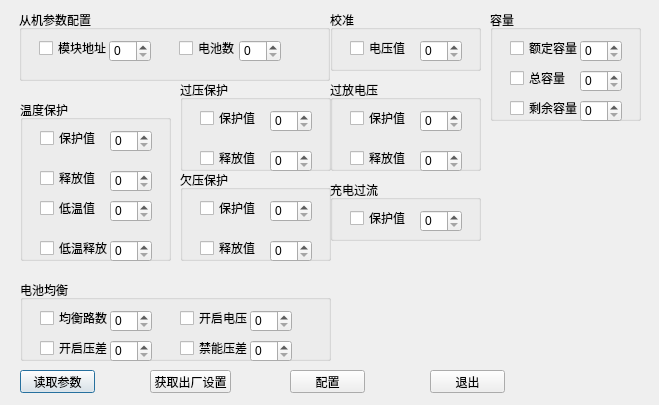
<?xml version="1.0" encoding="UTF-8"?>
<ui version="4.0">
 <class>Dialogforsetbmu</class>
 <widget class="QDialog" name="Dialogforsetbmu">
  <property name="geometry">
   <rect>
    <x>0</x>
    <y>0</y>
    <width>659</width>
    <height>405</height>
   </rect>
  </property>
  <property name="windowTitle">
   <string>Dialog</string>
  </property>
  <widget class="QPushButton" name="pushButton">
   <property name="geometry">
    <rect>
     <x>20</x>
     <y>370</y>
     <width>75</width>
     <height>23</height>
    </rect>
   </property>
   <property name="text">
    <string>读取参数</string>
   </property>
  </widget>
  <widget class="QPushButton" name="pushButton_2">
   <property name="geometry">
    <rect>
     <x>150</x>
     <y>370</y>
     <width>81</width>
     <height>23</height>
    </rect>
   </property>
   <property name="text">
    <string>获取出厂设置</string>
   </property>
  </widget>
  <widget class="QPushButton" name="pushButton_3">
   <property name="geometry">
    <rect>
     <x>290</x>
     <y>370</y>
     <width>75</width>
     <height>23</height>
    </rect>
   </property>
   <property name="text">
    <string>配置</string>
   </property>
  </widget>
  <widget class="QPushButton" name="pushButton_4">
   <property name="geometry">
    <rect>
     <x>430</x>
     <y>370</y>
     <width>75</width>
     <height>23</height>
    </rect>
   </property>
   <property name="text">
    <string>退出</string>
   </property>
  </widget>
  <widget class="QGroupBox" name="groupBox">
   <property name="geometry">
    <rect>
     <x>19</x>
     <y>10</y>
     <width>311</width>
     <height>71</height>
    </rect>
   </property>
   <property name="minimumSize">
    <size>
     <width>0</width>
     <height>0</height>
    </size>
   </property>
   <property name="title">
    <string>从机参数配置</string>
   </property>
   <widget class="QSpinBox" name="spinBox">
    <property name="geometry">
     <rect>
      <x>90</x>
      <y>30</y>
      <width>42</width>
      <height>22</height>
     </rect>
    </property>
   </widget>
   <widget class="QCheckBox" name="checkBox">
    <property name="geometry">
     <rect>
      <x>20</x>
      <y>30</y>
      <width>71</width>
      <height>16</height>
     </rect>
    </property>
    <property name="text">
     <string>模块地址</string>
    </property>
   </widget>
   <widget class="QCheckBox" name="checkBox_2">
    <property name="geometry">
     <rect>
      <x>160</x>
      <y>30</y>
      <width>71</width>
      <height>16</height>
     </rect>
    </property>
    <property name="text">
     <string>电池数</string>
    </property>
   </widget>
   <widget class="QSpinBox" name="spinBox_2">
    <property name="geometry">
     <rect>
      <x>220</x>
      <y>30</y>
      <width>42</width>
      <height>22</height>
     </rect>
    </property>
   </widget>
  </widget>
  <widget class="QGroupBox" name="groupBox_2">
   <property name="geometry">
    <rect>
     <x>20</x>
     <y>100</y>
     <width>151</width>
     <height>161</height>
    </rect>
   </property>
   <property name="minimumSize">
    <size>
     <width>0</width>
     <height>0</height>
    </size>
   </property>
   <property name="title">
    <string>温度保护</string>
   </property>
   <widget class="QSpinBox" name="spinBox_3">
    <property name="geometry">
     <rect>
      <x>90</x>
      <y>30</y>
      <width>42</width>
      <height>22</height>
     </rect>
    </property>
   </widget>
   <widget class="QCheckBox" name="checkBox_3">
    <property name="geometry">
     <rect>
      <x>20</x>
      <y>30</y>
      <width>71</width>
      <height>16</height>
     </rect>
    </property>
    <property name="text">
     <string>保护值</string>
    </property>
   </widget>
   <widget class="QCheckBox" name="checkBox_4">
    <property name="geometry">
     <rect>
      <x>20</x>
      <y>70</y>
      <width>71</width>
      <height>16</height>
     </rect>
    </property>
    <property name="text">
     <string>释放值</string>
    </property>
   </widget>
   <widget class="QSpinBox" name="spinBox_4">
    <property name="geometry">
     <rect>
      <x>90</x>
      <y>70</y>
      <width>42</width>
      <height>22</height>
     </rect>
    </property>
   </widget>
   <widget class="QSpinBox" name="spinBox_5">
    <property name="geometry">
     <rect>
      <x>90</x>
      <y>140</y>
      <width>42</width>
      <height>22</height>
     </rect>
    </property>
   </widget>
   <widget class="QCheckBox" name="checkBox_5">
    <property name="geometry">
     <rect>
      <x>20</x>
      <y>140</y>
      <width>71</width>
      <height>16</height>
     </rect>
    </property>
    <property name="text">
     <string>低温释放</string>
    </property>
   </widget>
   <widget class="QSpinBox" name="spinBox_10">
    <property name="geometry">
     <rect>
      <x>90</x>
      <y>100</y>
      <width>42</width>
      <height>22</height>
     </rect>
    </property>
   </widget>
   <widget class="QCheckBox" name="checkBox_10">
    <property name="geometry">
     <rect>
      <x>20</x>
      <y>100</y>
      <width>71</width>
      <height>16</height>
     </rect>
    </property>
    <property name="text">
     <string>低温值</string>
    </property>
   </widget>
  </widget>
  <widget class="QGroupBox" name="groupBox_3">
   <property name="geometry">
    <rect>
     <x>180</x>
     <y>80</y>
     <width>151</width>
     <height>91</height>
    </rect>
   </property>
   <property name="minimumSize">
    <size>
     <width>0</width>
     <height>0</height>
    </size>
   </property>
   <property name="title">
    <string>过压保护</string>
   </property>
   <widget class="QSpinBox" name="spinBox_6">
    <property name="geometry">
     <rect>
      <x>90</x>
      <y>30</y>
      <width>42</width>
      <height>22</height>
     </rect>
    </property>
   </widget>
   <widget class="QCheckBox" name="checkBox_6">
    <property name="geometry">
     <rect>
      <x>20</x>
      <y>30</y>
      <width>71</width>
      <height>16</height>
     </rect>
    </property>
    <property name="text">
     <string>保护值</string>
    </property>
   </widget>
   <widget class="QCheckBox" name="checkBox_7">
    <property name="geometry">
     <rect>
      <x>20</x>
      <y>70</y>
      <width>71</width>
      <height>16</height>
     </rect>
    </property>
    <property name="text">
     <string>释放值</string>
    </property>
   </widget>
   <widget class="QSpinBox" name="spinBox_7">
    <property name="geometry">
     <rect>
      <x>90</x>
      <y>70</y>
      <width>42</width>
      <height>22</height>
     </rect>
    </property>
   </widget>
  </widget>
  <widget class="QGroupBox" name="groupBox_4">
   <property name="geometry">
    <rect>
     <x>180</x>
     <y>170</y>
     <width>151</width>
     <height>91</height>
    </rect>
   </property>
   <property name="minimumSize">
    <size>
     <width>0</width>
     <height>0</height>
    </size>
   </property>
   <property name="title">
    <string>欠压保护</string>
   </property>
   <widget class="QSpinBox" name="spinBox_8">
    <property name="geometry">
     <rect>
      <x>90</x>
      <y>30</y>
      <width>42</width>
      <height>22</height>
     </rect>
    </property>
   </widget>
   <widget class="QCheckBox" name="checkBox_8">
    <property name="geometry">
     <rect>
      <x>20</x>
      <y>30</y>
      <width>71</width>
      <height>16</height>
     </rect>
    </property>
    <property name="text">
     <string>保护值</string>
    </property>
   </widget>
   <widget class="QCheckBox" name="checkBox_9">
    <property name="geometry">
     <rect>
      <x>20</x>
      <y>70</y>
      <width>71</width>
      <height>16</height>
     </rect>
    </property>
    <property name="text">
     <string>释放值</string>
    </property>
   </widget>
   <widget class="QSpinBox" name="spinBox_9">
    <property name="geometry">
     <rect>
      <x>90</x>
      <y>70</y>
      <width>42</width>
      <height>22</height>
     </rect>
    </property>
   </widget>
  </widget>
  <widget class="QGroupBox" name="groupBox_5">
   <property name="geometry">
    <rect>
     <x>20</x>
     <y>280</y>
     <width>311</width>
     <height>81</height>
    </rect>
   </property>
   <property name="minimumSize">
    <size>
     <width>0</width>
     <height>0</height>
    </size>
   </property>
   <property name="title">
    <string>电池均衡</string>
   </property>
   <widget class="QSpinBox" name="spinBox_11">
    <property name="geometry">
     <rect>
      <x>90</x>
      <y>30</y>
      <width>42</width>
      <height>22</height>
     </rect>
    </property>
   </widget>
   <widget class="QCheckBox" name="checkBox_11">
    <property name="geometry">
     <rect>
      <x>20</x>
      <y>30</y>
      <width>71</width>
      <height>16</height>
     </rect>
    </property>
    <property name="text">
     <string>均衡路数</string>
    </property>
   </widget>
   <widget class="QCheckBox" name="checkBox_12">
    <property name="geometry">
     <rect>
      <x>160</x>
      <y>30</y>
      <width>71</width>
      <height>16</height>
     </rect>
    </property>
    <property name="text">
     <string>开启电压</string>
    </property>
   </widget>
   <widget class="QSpinBox" name="spinBox_12">
    <property name="geometry">
     <rect>
      <x>230</x>
      <y>30</y>
      <width>42</width>
      <height>22</height>
     </rect>
    </property>
   </widget>
   <widget class="QCheckBox" name="checkBox_13">
    <property name="geometry">
     <rect>
      <x>160</x>
      <y>60</y>
      <width>71</width>
      <height>16</height>
     </rect>
    </property>
    <property name="text">
     <string>禁能压差</string>
    </property>
   </widget>
   <widget class="QSpinBox" name="spinBox_13">
    <property name="geometry">
     <rect>
      <x>230</x>
      <y>60</y>
      <width>42</width>
      <height>22</height>
     </rect>
    </property>
   </widget>
   <widget class="QCheckBox" name="checkBox_14">
    <property name="geometry">
     <rect>
      <x>20</x>
      <y>60</y>
      <width>71</width>
      <height>16</height>
     </rect>
    </property>
    <property name="text">
     <string>开启压差</string>
    </property>
   </widget>
   <widget class="QSpinBox" name="spinBox_14">
    <property name="geometry">
     <rect>
      <x>90</x>
      <y>60</y>
      <width>42</width>
      <height>22</height>
     </rect>
    </property>
   </widget>
  </widget>
  <widget class="QGroupBox" name="groupBox_6">
   <property name="geometry">
    <rect>
     <x>330</x>
     <y>10</y>
     <width>151</width>
     <height>61</height>
    </rect>
   </property>
   <property name="minimumSize">
    <size>
     <width>0</width>
     <height>0</height>
    </size>
   </property>
   <property name="title">
    <string>校准</string>
   </property>
   <widget class="QSpinBox" name="spinBox_15">
    <property name="geometry">
     <rect>
      <x>90</x>
      <y>30</y>
      <width>42</width>
      <height>22</height>
     </rect>
    </property>
   </widget>
   <widget class="QCheckBox" name="checkBox_15">
    <property name="geometry">
     <rect>
      <x>20</x>
      <y>30</y>
      <width>71</width>
      <height>16</height>
     </rect>
    </property>
    <property name="text">
     <string>电压值</string>
    </property>
   </widget>
  </widget>
  <widget class="QGroupBox" name="groupBox_7">
   <property name="geometry">
    <rect>
     <x>330</x>
     <y>80</y>
     <width>151</width>
     <height>91</height>
    </rect>
   </property>
   <property name="minimumSize">
    <size>
     <width>0</width>
     <height>0</height>
    </size>
   </property>
   <property name="title">
    <string>过放电压</string>
   </property>
   <widget class="QSpinBox" name="spinBox_16">
    <property name="geometry">
     <rect>
      <x>90</x>
      <y>30</y>
      <width>42</width>
      <height>22</height>
     </rect>
    </property>
   </widget>
   <widget class="QCheckBox" name="checkBox_16">
    <property name="geometry">
     <rect>
      <x>20</x>
      <y>30</y>
      <width>71</width>
      <height>16</height>
     </rect>
    </property>
    <property name="text">
     <string>保护值</string>
    </property>
   </widget>
   <widget class="QCheckBox" name="checkBox_17">
    <property name="geometry">
     <rect>
      <x>20</x>
      <y>70</y>
      <width>71</width>
      <height>16</height>
     </rect>
    </property>
    <property name="text">
     <string>释放值</string>
    </property>
   </widget>
   <widget class="QSpinBox" name="spinBox_17">
    <property name="geometry">
     <rect>
      <x>90</x>
      <y>70</y>
      <width>42</width>
      <height>22</height>
     </rect>
    </property>
   </widget>
  </widget>
  <widget class="QGroupBox" name="groupBox_8">
   <property name="geometry">
    <rect>
     <x>330</x>
     <y>180</y>
     <width>151</width>
     <height>61</height>
    </rect>
   </property>
   <property name="minimumSize">
    <size>
     <width>0</width>
     <height>0</height>
    </size>
   </property>
   <property name="title">
    <string>充电过流</string>
   </property>
   <widget class="QSpinBox" name="spinBox_18">
    <property name="geometry">
     <rect>
      <x>90</x>
      <y>30</y>
      <width>42</width>
      <height>22</height>
     </rect>
    </property>
   </widget>
   <widget class="QCheckBox" name="checkBox_18">
    <property name="geometry">
     <rect>
      <x>20</x>
      <y>30</y>
      <width>71</width>
      <height>16</height>
     </rect>
    </property>
    <property name="text">
     <string>保护值</string>
    </property>
   </widget>
  </widget>
  <widget class="QGroupBox" name="groupBox_9">
   <property name="geometry">
    <rect>
     <x>490</x>
     <y>10</y>
     <width>151</width>
     <height>111</height>
    </rect>
   </property>
   <property name="minimumSize">
    <size>
     <width>0</width>
     <height>0</height>
    </size>
   </property>
   <property name="title">
    <string>容量</string>
   </property>
   <widget class="QSpinBox" name="spinBox_19">
    <property name="geometry">
     <rect>
      <x>90</x>
      <y>30</y>
      <width>42</width>
      <height>22</height>
     </rect>
    </property>
   </widget>
   <widget class="QCheckBox" name="checkBox_19">
    <property name="geometry">
     <rect>
      <x>20</x>
      <y>30</y>
      <width>71</width>
      <height>16</height>
     </rect>
    </property>
    <property name="text">
     <string>额定容量</string>
    </property>
   </widget>
   <widget class="QSpinBox" name="spinBox_20">
    <property name="geometry">
     <rect>
      <x>90</x>
      <y>60</y>
      <width>42</width>
      <height>22</height>
     </rect>
    </property>
   </widget>
   <widget class="QCheckBox" name="checkBox_20">
    <property name="geometry">
     <rect>
      <x>20</x>
      <y>60</y>
      <width>71</width>
      <height>16</height>
     </rect>
    </property>
    <property name="text">
     <string>总容量</string>
    </property>
   </widget>
   <widget class="QSpinBox" name="spinBox_21">
    <property name="geometry">
     <rect>
      <x>90</x>
      <y>90</y>
      <width>42</width>
      <height>22</height>
     </rect>
    </property>
   </widget>
   <widget class="QCheckBox" name="checkBox_21">
    <property name="geometry">
     <rect>
      <x>20</x>
      <y>90</y>
      <width>71</width>
      <height>16</height>
     </rect>
    </property>
    <property name="text">
     <string>剩余容量</string>
    </property>
   </widget>
  </widget>
 </widget>
 <resources/>
 <connections/>
</ui>
